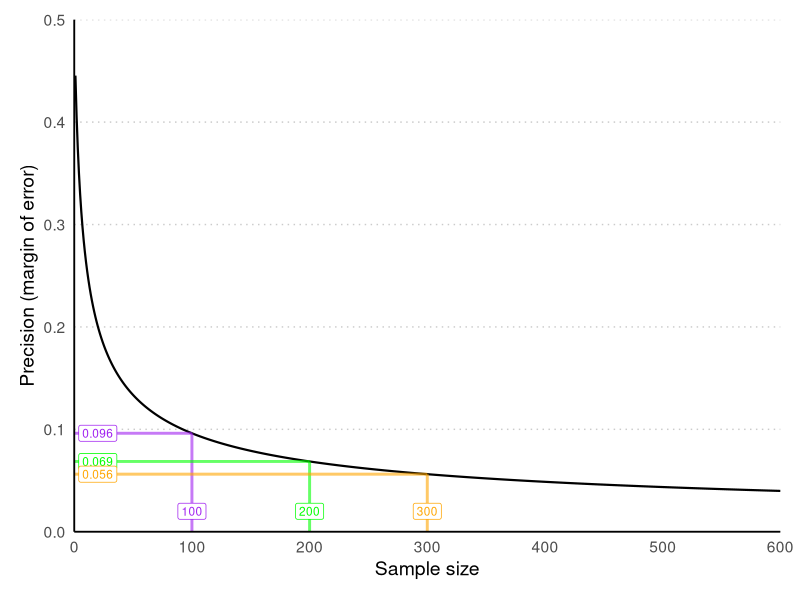

This figure's R source:
# This script will run a precision analysis to help with sample size planning 
# when you wish to estimate a proportion with confidence intervals
# This code was written for personal use — reuse at your own risk!

# Load libraries ---------------------------------

library(tidyverse)

# Define functions ---------------------------------

# custom ggplot theme

theme_custom <- function () { 
  theme_grey(base_size = 14, base_family = "sans") %+replace% 
    theme(
      # plot margin
      plot.margin = unit(rep(0.5, 4), "cm"),
      # plot background and border
      plot.background = element_blank(),
      panel.background = element_blank(),
      panel.border = element_blank(),
      # grid lines
      panel.grid.major.x = element_blank(),
      panel.grid.major.y = element_line(linewidth = 0.5, linetype = 'dotted', color = "#cbcbcb"), 
      panel.grid.minor = element_blank(),
      # axis ticks and lines
      axis.ticks = element_blank(),
      axis.line = element_line(),
      # title, subtitle and caption
      #plot.title = element_text(size = 20, face = "bold", colour = "#757575", hjust = 0),
      # legend
      legend.position = "top",
      legend.background = element_blank(),
      legend.key = element_blank(),
      legend.title = element_text(size = 12, colour = "#757575"),
      legend.text.align = 0,
      legend.text = element_text(size = 14, colour = "#757575"),
      # facetting
      strip.background = element_rect(fill = "transparent", colour = NA),
      strip.text = element_text(size = 12, face = "bold", colour = "#757575", hjust = 0)
    )
}

# Define function for computing margin of error (MOE) for a confidence interval. The MOE is half the width of the confidence interval.
# If the population size is known a finite population correction can be applied.
# Otherwise, if the population size in unknown, no correction is applied (the default).
# The function can compute MOE for either a Wald or Wilson confidence interval (defaults to Wilson as it appears to be superior, see Newcombe, 1998)
# A 95% confidence interval is assumed.
marginOfError <- function(expectedProportion,sampleSize,confidenceLevel=.95,populationSize=Inf,type='wilson',report=T){
  n <- sampleSize
  N <- populationSize
  
  if(type=='wilson'){ # if computing Wilson CIs
    successCount <- n*expectedProportion
    CI <- prop.test(successCount, n, correct = F, conf.level = confidenceLevel)$conf.int # computes CI. Yate's continuity correction is off by default
    MOE <- (CI[2] - CI[1])/2 # to get the MOE, subtract lowerbound of CI from upperbound of CI and divide by two
    
    # NOT RUN — sanity check using hand written formula for Wilson CIs
    #P <- expectedProportion
    #Z <- qnorm(c( (1-confidenceLevel)/2, 1-(1-confidenceLevel)/2))[2]
    #CI <- (2 * n * P + Z^2 + c(-1, 1) * Z * sqrt(Z^2 + 4 * n * P * (1 - P))) /
    #   (2 * (n + Z^2)) 
    #MOE <- (CI[2] - CI[1])/2 # to get the MOE, subtract lowerbound of CI from upperbound of CI and divide by two
    
  }else if(type=='wald'){ # if computing wald CIs
    P <- expectedProportion
    alpha <- (1 - confidenceLevel) / 2 # convert confidence level to alpha
    Z <- qnorm(alpha, lower.tail=FALSE) # convert alpha to Z
    MOE <- Z*sqrt(P*(1-P)/n) # compute margin of error for Wald confidence intervals 
  }
  
  if(N != Inf){ # if user has specified a population size
    FPC <- sqrt((N-n)/(N-1)) # calculate a finite population correction (FPC) factor
    MOE <- MOE*FPC # adjust the MOE with the FPC
  }
  
  if(report){ # if user has asked for a report
    print(paste0(
      'The margin of error of a 95% ', type,' confidence interval for an expected proportion of ',expectedProportion,
      ' and a sample size of ',sampleSize,' is ', round(MOE,3)))
  }
  
  moe_object <- list(moe = MOE, target_sample_size = sampleSize, conf_interval_type = type)
  
  return(moe_object)
}

# define function to plot a precision curve for given proportion and sample size (95% confidence interval assumed).
precisionCurve <- function(expectedProportion,sampleSize,confidenceLevel=.95,populationSize=Inf,type='wilson'){
  
  sample_size_vector <- seq(1:(sampleSize*2)) # create a vector of sample sizes for X axis (by default we will show a curve for 2x the specified sample size)
  moe_vector <- NA # pre-load a variable to store moes
  
  for(i in sample_size_vector){ # using a for loop as its more comprehensible 
    moe_object <- marginOfError(
      sampleSize = i,
      expectedProportion = expectedProportion,
      confidenceLevel = confidenceLevel,
      populationSize = populationSize,
      type = type,
      report = F # don't print a report
    )
    moe_vector <- c(moe_vector, moe_object$moe) # append new moe to moe vector
  }
  
  moe_vector <- moe_vector[!is.na(moe_vector)] # remove the NA value created when moe_vector was pre-loaded
  df <- data.frame(sampleSize = sample_size_vector,precision = moe_vector)
  
  # build plot
  plot <- ggplot(data = df, aes(x = sampleSize, y = precision)) +
    geom_line(colour = 'black', linewidth = .75) +
    theme_classic() +
    ylab('Precision (margin of error)') +
    xlab('Sample size') +
    scale_x_continuous(expand = c(0.0, 0), limits = c(0,max(sample_size_vector))) +
    scale_y_continuous(expand = c(0.0, 0), limits = c(0,round(max(moe_vector)+.1,1)), breaks = seq(0,round(max(moe_vector)+.1,1),0.1)) +
    theme(panel.grid.major = element_line(colour="grey97", size=0.5))
  
  return(plot)
}

# Run a precision analysis ---------------------------------

# Run the code below to compute a margin of error for given expected proportion and target sample size
moe_object1 <- marginOfError(
  expectedProportion = .5, # Specify the anticipated proportion. Use 0.5 for the most conservative sample size estimate (see Gelman & Hill, 2006, p. 442).
  sampleSize = 100, # Specify the target sample size
  populationSize = Inf, # If population size is known, we can apply a finite population correction, otherwise use Inf
  confidenceLevel = .95, # specify the level of the confidence interval
  type = 'wilson')

# Lets get a second moe for a different target sample size (so we can display on a precision curve)
moe_object2 <- marginOfError(
  expectedProportion = .5, # Specify the anticipated proportion. Use 0.5 for the most conservative sample size estimate (see Gelman & Hill, 2006, p. 442).
  sampleSize = 200, # Specify the target sample size
  populationSize = Inf, # If population size is known, we can apply a finite population correction, otherwise use Inf
  confidenceLevel = .95, # specify the level of the confidence interval
  type = 'wilson')

# Lets get a third moe for a different target sample size (so we can display on a precision curve)
moe_object3 <- marginOfError(
  expectedProportion = .5, # Specify the anticipated proportion. Use 0.5 for the most conservative sample size estimate (see Gelman & Hill, 2006, p. 442).
  sampleSize = 300, # Specify the target sample size
  populationSize = Inf, # If population size is known, we can apply a finite population correction, otherwise use Inf
  confidenceLevel = .95, # specify the level of the confidence interval
  type = 'wilson')

# Now plot a precision curve showing precision (margin of error) as a function of sample size.
# We'll annotate the plot with the parameters above

precisionCurve(expectedProportion =.5, # Specify the anticipated proportion. Use 0.5 for the most conservative sample size estimate (see Gelman & Hill, 2006, p. 442).
               sampleSize = 300, # Specify the target sample size
               populationSize = Inf, # If population size is known, we can apply a finite population correction, otherwise use Inf
               confidenceLevel = .95, # specify the level of the confidence interval
               type = 'wilson' # specify the type of confidence interval (wald or wilson)
) +
  theme_custom() +
  # this code annotates the precision curve with the moes computed above
  annotate("segment", x = moe_object1$target_sample_size, xend = moe_object1$target_sample_size, y = 0, yend = moe_object1$moe, colour = "purple", size=1, alpha=0.6) +
  annotate("segment", x = 0, xend = moe_object1$target_sample_size, y = moe_object1$moe, yend = moe_object1$moe, colour = "purple", size=1, alpha=0.6) +
  annotate("label", x = 20, y = moe_object1$moe, colour = "purple", size=3, alpha=1, label = round(moe_object1$moe,3)) +
  annotate("label", x = moe_object1$target_sample_size, y = 0.02, colour = "purple", size=3, alpha=1, label = moe_object1$target_sample_size) + 
  
  annotate("segment", x = moe_object2$target_sample_size, xend = moe_object2$target_sample_size, y = 0, yend = moe_object2$moe, colour = "green", size=1, alpha=0.6) +
  annotate("segment", x = 0, xend =  moe_object2$target_sample_size, y = moe_object2$moe, yend = moe_object2$moe, colour = "green", size=1, alpha=0.6) +
  annotate("label", x = 20, y = moe_object2$moe, colour = "green", size=3, alpha=1, label = round(moe_object2$moe,3)) +
  annotate("label", x = moe_object2$target_sample_size, y = 0.02, colour = "green", size=3, alpha=1, label = moe_object2$target_sample_size) +
  
  annotate("segment", x = moe_object3$target_sample_size, xend = moe_object3$target_sample_size, y = 0, yend = moe_object3$moe, colour = "orange", size=1, alpha=0.6) +
  annotate("segment", x = 0, xend =  moe_object3$target_sample_size, y = moe_object3$moe, yend = moe_object3$moe, colour = "orange", size=1, alpha=0.6) +
  annotate("label", x = 20, y = moe_object3$moe, colour = "orange", size=3, alpha=1, label = round(moe_object3$moe,3)) +
  annotate("label", x = moe_object3$target_sample_size, y = 0.02, colour = "orange", size=3, alpha=1, label = moe_object3$target_sample_size) 

# References  ---------------------------------

# Gelman, A., & Hill, J. (2007). Data analysis using regression and multilevel/hierarchical models. Cambridge University Press.
# Newcombe R.G. (1998). Two-Sided Confidence Intervals for the Single Proportion: Comparison of Seven Methods. Statistics in Medicine, 17, 857–872. doi:10.1002/(SICI)1097-0258(19980430)17:8<857::AID-SIM777>3.0.CO;2-E.
# Rothman, K. J., & Greenland, S. (2018). Planning study size based on precision rather than power. Epidemiology, 29(5), 599–603. https://doi.org/10.1097/EDE.0000000000000876